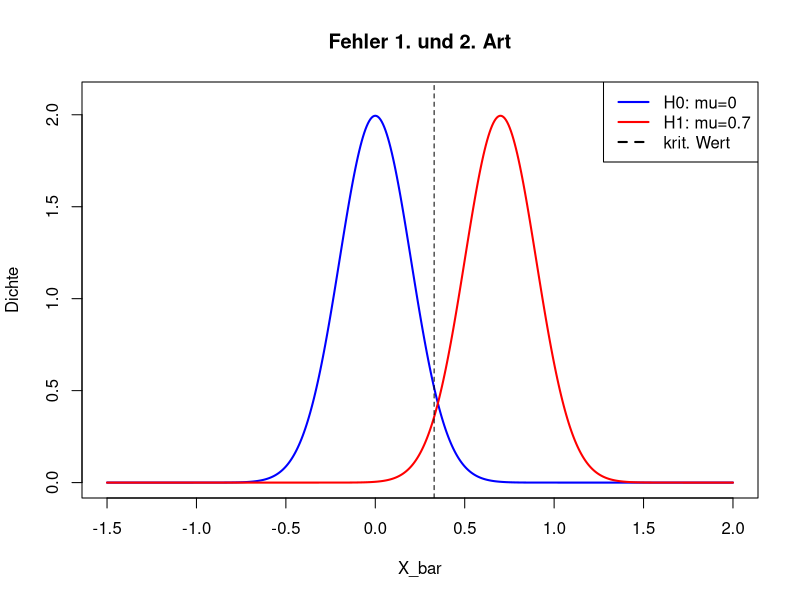

Write the R code that produced this figure.
# =============================================================================
# Übung Kapitel 5 – Zusatz: Einstichprobentests (weitere Verfahren)
# Themen: Binomialtest / Anteilstest, Wilcoxon-Vorzeichen-Rang-Test (Median),
#         Chi-Quadrat-Test für eine Varianz, Power-Berechnung,
#         Fehler 1. und 2. Art, Stichprobenumfangsplanung
# Datensätze: mtcars, sleep (R-base), eigene Werte
# =============================================================================

library(ggplot2)


# -----------------------------------------------------------------------------
# Aufgabe 1 – Exakter Binomialtest für einen Anteil
# -----------------------------------------------------------------------------
# Eine Marketingstudie behauptet, dass 30 % der Kunden ein Produkt kaufen.
# In einer Stichprobe von n = 50 Personen kaufen es k = 20.
#
# H0: p  = 0.30
# H1: p != 0.30
#
# a) Führe einen exakten Binomialtest durch.
# b) Vergleiche mit der Normalapproximation (prop.test).
# c) Bestimme das exakte 95%-Konfidenzintervall für p.

n <- 50
k <- 20
p0 <- 0.30

# a) exakt
bin <- binom.test(k, n, p = p0, alternative = "two.sided", conf.level = 0.95)
print(bin)

# b) Normalapproximation
pp  <- prop.test(k, n, p = p0, alternative = "two.sided", correct = FALSE)
print(pp)

# c)
cat("Exaktes 95%-KI für p:", round(bin$conf.int, 4), "\n")


# -----------------------------------------------------------------------------
# Aufgabe 2 – Wilcoxon-Vorzeichen-Rang-Test (Test auf Median)
# -----------------------------------------------------------------------------
# Wenn die Normalverteilungsannahme verletzt ist, kann der Median statt des
# Mittelwertes getestet werden.
#
# Verwende mtcars$mpg. Hypothese: der Median liegt bei 20.
# H0: med  = 20
# H1: med != 20

x <- mtcars$mpg
wt <- wilcox.test(x, mu = 20, alternative = "two.sided", conf.int = TRUE)
print(wt)

# Vergleiche kurz mit dem t-Test (auf Mittelwert)
t.test(x, mu = 20)$p.value


# -----------------------------------------------------------------------------
# Aufgabe 3 – Chi-Quadrat-Test für eine Varianz
# -----------------------------------------------------------------------------
# Bei normalverteilten Daten kann man die Hypothese sigma^2 = sigma_0^2 testen.
# Teststatistik:  T = (n-1) * S^2 / sigma_0^2  ~ chi^2_(n-1)
#
# Behauptung: die Varianz von mtcars$wt ist sigma_0^2 = 1.
# H0: sigma^2  = 1
# H1: sigma^2 != 1   (zweiseitig, alpha = 0.05)

x <- mtcars$wt
n <- length(x)
S2 <- var(x)
sigma2_0 <- 1
alpha <- 0.05

T_stat <- (n - 1) * S2 / sigma2_0
chi_u  <- qchisq(    alpha/2, df = n - 1)
chi_o  <- qchisq(1 - alpha/2, df = n - 1)

# zweiseitiger p-Wert
p_value <- 2 * min(pchisq(T_stat, df = n - 1),
                   1 - pchisq(T_stat, df = n - 1))

cat("S^2 =", round(S2, 3),
    "  T =", round(T_stat, 3),
    "  krit:", round(c(chi_u, chi_o), 3),
    "  p =", round(p_value, 4), "\n")

if (T_stat < chi_u || T_stat > chi_o) {
  cat("-> H0 wird abgelehnt\n")
} else {
  cat("-> H0 wird nicht abgelehnt\n")
}


# -----------------------------------------------------------------------------
# Aufgabe 4 – Power und benötigter Stichprobenumfang
# -----------------------------------------------------------------------------
# power.t.test() berechnet den Zusammenhang zwischen
#   n (Stichprobenumfang), delta (echter Effekt), sd, sig.level und power.
# Es muss genau einer dieser Parameter NULL sein.
#
# a) Welcher Stichprobenumfang ist nötig, um einen Effekt von delta = 0.5
#    bei sd = 1 mit Power 80 % bei alpha = 0.05 (zweiseitig) zu entdecken?
# b) Welche Power hat ein Test mit n = 30, delta = 0.4, sd = 1, alpha = 0.05?

# a)
res_a <- power.t.test(power = 0.80, delta = 0.5, sd = 1,
                      sig.level = 0.05, type = "one.sample",
                      alternative = "two.sided")
print(res_a)

# b)
res_b <- power.t.test(n = 30, delta = 0.4, sd = 1,
                      sig.level = 0.05, type = "one.sample",
                      alternative = "two.sided")
cat("Power bei n = 30 und delta = 0.4:", round(res_b$power, 3), "\n")


# -----------------------------------------------------------------------------
# Aufgabe 5 – Fehler 1. und 2. Art per Simulation
# -----------------------------------------------------------------------------
# Definitionen:
#   alpha  = P(H0 ablehnen | H0 wahr)   -> Fehler 1. Art
#   beta   = P(H0 nicht ablehnen | H1)  -> Fehler 2. Art
#   1-beta = Power
#
# Simuliere für zwei Szenarien:
#   (i)  Daten kommen aus N(0, 1) (H0: mu = 0 wahr)
#   (ii) Daten kommen aus N(0.5, 1) (H1: mu = 0.5 wahr)

set.seed(2024)
n  <- 30
m  <- 5000

# (i) H0 wahr -> Anteil falsche Ablehnungen sollte ~ alpha sein
ablehnen_h0 <- replicate(m, {
  x <- rnorm(n, mean = 0, sd = 1)
  t.test(x, mu = 0)$p.value < 0.05
})
cat("Empirischer alpha-Fehler:", round(mean(ablehnen_h0), 3),
    "(Soll: ~0.05)\n")

# (ii) H1 wahr -> Anteil korrekter Ablehnungen = empirische Power
ablehnen_h1 <- replicate(m, {
  x <- rnorm(n, mean = 0.5, sd = 1)
  t.test(x, mu = 0)$p.value < 0.05
})
cat("Empirische Power      :", round(mean(ablehnen_h1), 3), "\n")
cat("Empirischer beta-Fehler:", round(1 - mean(ablehnen_h1), 3), "\n")


# -----------------------------------------------------------------------------
# Aufgabe 6 – Visualisierung: alpha vs. beta
# -----------------------------------------------------------------------------
# Stelle die Verteilungen unter H0 und H1 grafisch dar und schraffiere
# die Bereiche für alpha (Fehler 1. Art) und beta (Fehler 2. Art).

mu0 <- 0
mu1 <- 0.7
sigma <- 1
n     <- 25
se    <- sigma / sqrt(n)
alpha <- 0.05
krit  <- qnorm(1 - alpha, mean = mu0, sd = se)

x <- seq(-1.5, 2.0, length.out = 500)
y0 <- dnorm(x, mean = mu0, sd = se)
y1 <- dnorm(x, mean = mu1, sd = se)

plot(x, y0, type = "l", lwd = 2, col = "blue",
     ylim = c(0, max(y0, y1) * 1.05),
     xlab = "X_bar", ylab = "Dichte",
     main = "Fehler 1. und 2. Art")
lines(x, y1, lwd = 2, col = "red")
abline(v = krit, lty = 2)
legend("topright",
       c("H0: mu=0", "H1: mu=0.7", "krit. Wert"),
       col = c("blue", "red", "black"), lty = c(1, 1, 2), lwd = 2)
# Rechts vom kritischen Wert unter H0 = alpha;
# Links  vom kritischen Wert unter H1 = beta.
